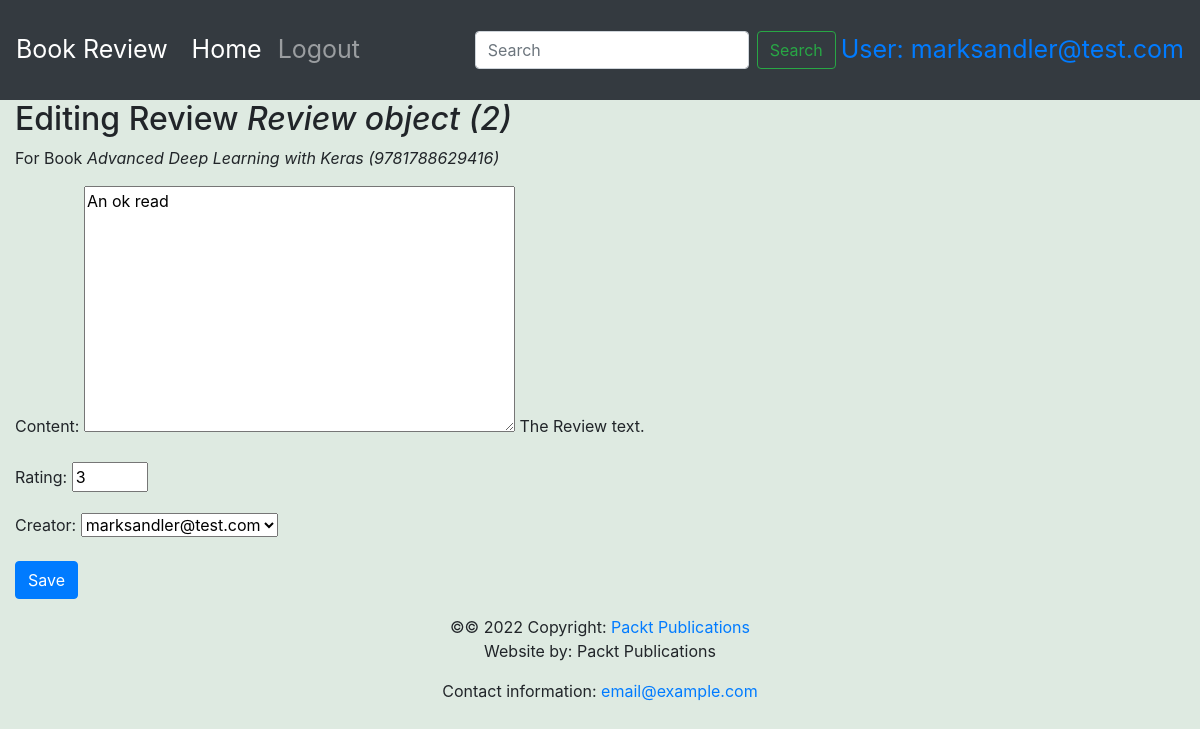
/books/1/reviews/2/ (signed in), run on the app's committed database.
### reviews/models.py (models this page shows)
class Review(models.Model):
    content = models.TextField(
        help_text="The Review text."
    )
    rating = models.IntegerField(
        help_text="The rating the reviewer has given."
    )
    date_created = models.DateTimeField(
        auto_now_add=True,
        help_text="The date and time the review was created."
    )
    date_edited = models.DateTimeField(
        null=True,
        help_text="The date and time the review was last edited."
    )
    creator = models.ForeignKey(
        auth.get_user_model(),
        on_delete=models.CASCADE
    )
    book = models.ForeignKey(
        Book,
        on_delete=models.CASCADE,
        help_text="The Book that this review is for."
    )

class Book(models.Model):
    title = models.CharField(
        max_length=70,
        help_text="The title of the book."
    )
    publication_date = models.DateField(
        verbose_name="Date the book was published."
    )
    isbn = models.CharField(
        max_length=20,
        verbose_name="ISBN number of the book."
    )
    publisher = models.ForeignKey(
        Publisher,
        on_delete=models.CASCADE
    )
    contributors = models.ManyToManyField(
        'Contributor',
        through="BookContributor"
    )
    cover = models.ImageField(
        null=True,
        upload_to="book_covers/"
    )
    sample = models.FileField(
        null=True,
        upload_to='book_samples/'
    )
    def __str__(self):
        return "{} ({})".format(self.title, self.isbn)

### reviews/views.py (the view)
# urls.py: path("books/<book_pk>/reviews/<review_pk>/", views.review_edit, name='review_edit'),
@login_required
def review_edit(request, book_pk, review_pk=None):
    book = get_object_or_404(Book, pk=book_pk)
    if review_pk:
        review = get_object_or_404(Review, book_id=book_pk, pk=review_pk)
        user = request.user
        if not user.is_staff and review.creator.id != user.id:
            raise PermissionDenied
    else:
        review = None
    if request.method == "POST":
        form = ReviewForm(request.POST, instance=review)
        if form.is_valid():
            updated_review = form.save(False)
            updated_review.book = book
            if review:
                updated_review.date_edited = timezone.now() #Gán thời gian update bằng thời gian hiện tại
                messages.success(request, "Review for {} was updated.".format(updated_review.book))
            else:
                messages.success(request, "Review for {} was created.".format(updated_review.book))
            updated_review.save()
            return redirect("book_detail", book_pk)
    else:
        form = ReviewForm(instance=review)
    instance = review
    model_type = "Review"
    related_instance = book
    related_model_type = "Book"
    return render(request, "instance-form.html",
                  {"form": form, "instance": instance, "model_type": model_type, "related_instance": related_instance,
                   "related_model_type": related_model_type})

### reviews/forms.py
class ReviewForm(forms.ModelForm):
    class Meta:
        model = Review
        exclude = ["date_edited", "book"]
    rating = forms.IntegerField(min_value=0, max_value=5)

### reviews/templates/instance-form.html (shortened to what this page needs)
{% extends 'base.html' %}
{% block content %}
    <h2>
    {% if instance %}
    Editing {{model_type}} <em>{{ instance }}</em>
    {% else %}
    New {{model_type}}
    {% endif %}
    </h2>
    {% if related_model_type and related_instance %}
    <p>For {{ related_model_type }} <em>{{ related_instance }}</em></p>
    {% endif %}
    <form method="post" {% if is_file_upload %} enctype="multipart/form-data" {% endif %}>
         {{ form.as_p }}
         <input class="btn btn-primary" type="submit" {% if instance %} value="Save" {% else %} value="Create" {% endif %}>
    </form>
{% endblock %}

### templates/base.html (shortened to what this page needs)
<!doctype html>
<html lang="en">
  <head>
    <link rel="stylesheet" href="https://stackpath.bootstrapcdn.com/bootstrap/4.4.1/css/bootstrap.min.css">
    <link rel="stylesheet" href="https://cdnjs.cloudflare.com/ajax/libs/font-awesome/4.7.0/css/font-awesome.min.css">
  </head>
  <body style="background-color: rgb(222, 234, 225)">
      <nav class="navbar navbar-expand-sm navbar-dark bg-dark sticky-top">
        <a class="navbar-brand" href="/">Book Review</a>
        <div class="collapse navbar-collapse" id="navbarSupportedContent">
          <ul class="navbar-nav mr-auto">
            <li class="nav-item active">
              <a class="nav-link" href="/books/">Home <span class="sr-only">(current)</span></a>
            </li>
            {% if user.is_authenticated %}
            <li class="nav-item">
              <a class="nav-link" href="/accounts/logout">Logout</a>
            </li>
            {% else %}
            <li class="nav-item">
              <a class="nav-link" href="/accounts/login">Login</a>
            </li>
            {% endif %}
          </ul>
          <form class="form-inline my-2 my-lg-0" method="get" action="/book-search">
            <input class="form-control mr-sm-2" type="search" placeholder="Search" aria-label="Search" name="search" min_length=3 value="{{ search_text }}">
            <button class="btn btn-outline-success my-2 my-sm-0" type="submit" name="search_in" value="title">Search</button>
          </form>
          {% if user.is_authenticated %}
          <ul class="navbar-nav">
            <li class="nav-item active">
              <a style="margin-left: 5px;" href="/accounts/profile/">User: {{ request.user.username}}</a>
            </li>
          </ul>
          {% endif %}
        </div>
      </nav>
    <div class="container-fluid">
       {% block content %}{% endblock %}
    </div>
    <footer class="page-footer font-small blue">
      <div class="footer-copyright text-center py-3">&copy;© 2022 Copyright:
        <a href="https://www.packtpub.com"> Packt Publications</a>
        <p>Website by: Packt Publications</p>
        <p>Contact information: <a href="mailto:email@example.com">email@example.com</a></p>
      </div>
    </footer>
  </body>
</html>

### templates/base.html (style rules this page uses)
.navbar { min-height: 100px; font-size: 25px; }
.navbar-brand { font-size: 25px; }

### data on the page
Review: id "Review object (2)", content "An ok read", rating "3", creator "marksandler@test.com"
Book: title+isbn "Advanced Deep Learning with Keras (9781788629416)"

### other printed values
{{ request.user.username }} "marksandler@test.com"
{{ model_type }} "Review"
{{ related_model_type }} "Book"
